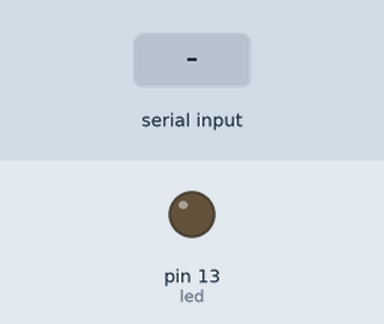
A sketch run on a simulated Arduino Uno, built with avr-gcc and run on an emulated ATmega328P. Shown: output pins drawn as LEDs (lit = HIGH). The inputs (shaded band) are chosen by the test bench.

Above: at 1.2 s.
1.3 s: "1" received over Serial
At 1.45 s:
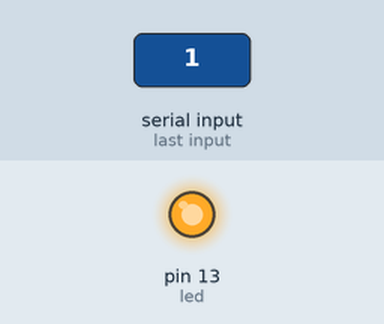
3.1 s: "2" received over Serial
At 3.7 s:
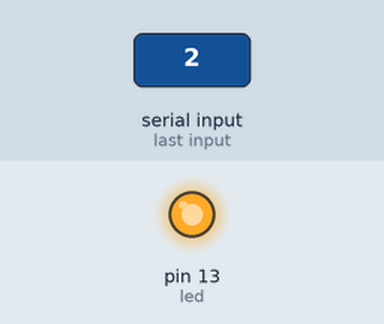
4.6 s: "0" received over Serial
At 4.9 s:
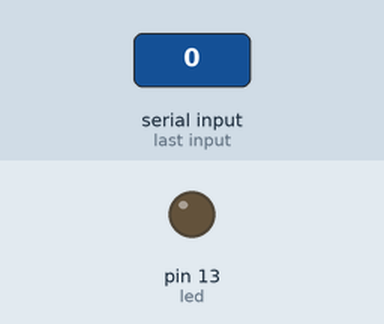
Timing chart, 0 to 7.6 s (numbered marks = the images above; inputs shaded):
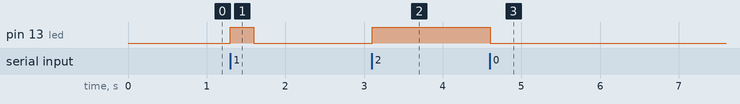

Measured:
- after the input at 1.3 s, pin 13 (led): LOW → HIGH at once, → LOW 0.30 s later
- after the input at 3.1 s, pin 13 (led): LOW → HIGH at once
- after the input at 4.6 s, pin 13 (led): HIGH → LOW at once

The sketch:

Blink.ino
```cpp
int led = 13;
char chr;
void setup() {
  // put your setup code here, to run once:
  pinMode (led,OUTPUT);
  Serial.begin(9600);
}

void loop() {
  // put your main code here, to run repeatedly:
  if (Serial.available())
  {
    chr=Serial.read();
    if (chr=='1')
    {
      digitalWrite(led,HIGH); delay (300); digitalWrite(led,LOW); delay (300);
    }
    else if (chr=='0')
    {
      digitalWrite(led, LOW);
    }
    else if (chr == '2')
    {
      digitalWrite(led, HIGH);

    }
    Serial.println();
  }
}
```
